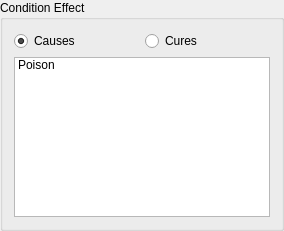
        <widget class="QGroupBox" name="groupSkillConditionEffect">
         <property name="title">
          <string>Condition Effect</string>
         </property>
         <layout class="QGridLayout" name="gridLayout_67">
          <item row="0" column="0">
           <widget class="QRadioButton" name="radioSkillCausesCondition">
            <property name="text">
             <string>Causes</string>
            </property>
            <property name="checked">
             <bool>true</bool>
            </property>
           </widget>
          </item>
          <item row="0" column="1">
           <widget class="QRadioButton" name="radioSkillCuresCondition">
            <property name="text">
             <string>Cures</string>
            </property>
           </widget>
          </item>
          <item row="1" column="0" colspan="2">
           <widget class="QListWidget" name="listSkillConditionEffect">
            <property name="minimumSize">
             <size>
              <width>0</width>
              <height>160</height>
             </size>
            </property>
            <property name="maximumSize">
             <size>
              <width>16777215</width>
              <height>160</height>
             </size>
            </property>
            <property name="editTriggers">
             <set>QAbstractItemView::NoEditTriggers</set>
            </property>
            <property name="showDropIndicator" stdset="0">
             <bool>false</bool>
            </property>
            <property name="resizeMode">
             <enum>QListView::Fixed</enum>
            </property>
            <item>
             <property name="text">
              <string>Poison</string>
             </property>
             <property name="checkState">
              <enum>Unchecked</enum>
             </property>
            </item>
           </widget>
          </item>
         </layout>
        </widget>
